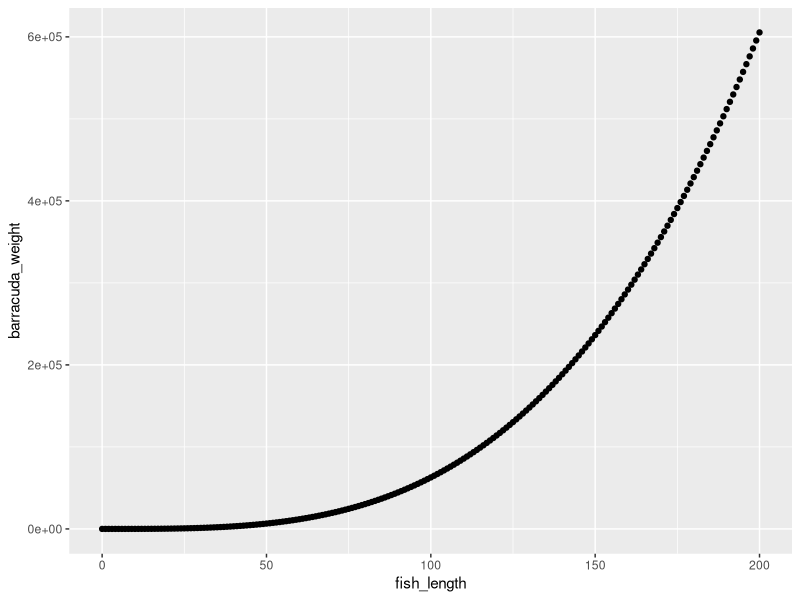

This chart was generated by the following R code:
## ---- chunk 1
knitr::opts_chunk$set(echo = TRUE)

library(tidyverse)
## ---- chunk 2

weight_grams <- function(a, b, length_cm) {
  weight_grams = (a * (length_cm^b))
}
milkfish <- (weight_grams(a = 0.0905, b = 2.52, length_cm = 60))
print(milkfish)

trevally <- weight_grams(a = 0.0353, b = 3.05, length_cm = 60)
print(trevally)

barracuda <- weight_grams(a = 0.0181, b = 3.27, length_cm = 60)
print(barracuda)

fish_length <- seq(from = 0, to = 200, by = 1)

barracuda_weight <- weight_grams(a = 0.0181, b = 3.27, length_cm = fish_length)

barracuda_df <- data.frame(fish_length, barracuda_weight)
barracuda_df

ggplot(data = barracuda_df, aes(x = fish_length, y = barracuda_weight)) +
  geom_point()
